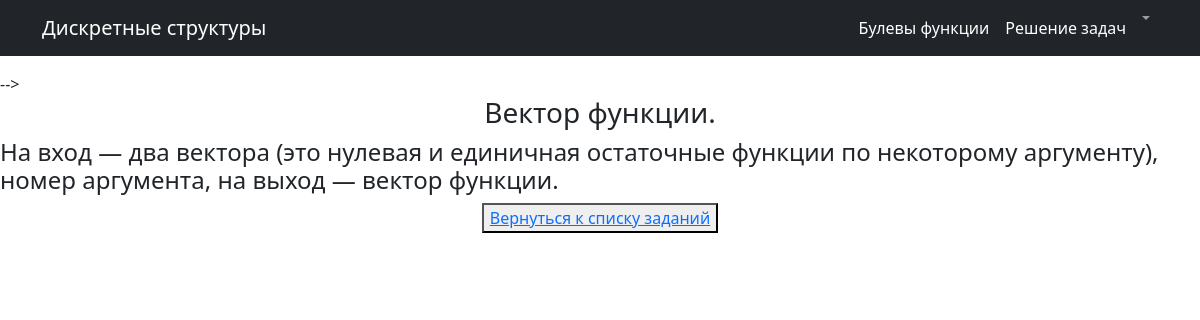
The page /tasks/3 (signed in) on the database its author committed.
### main/models.py (models this page shows, shortened)
class Task(models.Model):
    author = models.ForeignKey(Teacher,on_delete=models.CASCADE,default=1)
    title = models.CharField(max_length=255)
    description = models.TextField(unique=True,null = False,default="Образец")
    level = models.CharField(choices= Difficult_choices,default='Лёгкий',max_length=8)

### main/views.py (the view)
# urls.py: path('<int:pk>', TaskDetail.as_view(),name = 'task_detail')
class TaskDetail(LoginRequiredMixin,DetailView,):
    model = Task
    template_name = "task_detail.html"
    context_object_name = 'task'

### templates/task_detail.html (shortened to what this page needs)
<html lang="en">
<head>
</head>
{% block title %}
<center>
    <h3>
        {{task.title}}
    </h3>
</center>
{% endblock title %}
{% block content %}
<body>
<h4>{{task.description}}</h4>
<center>
    <button><a href = '/'>Вернуться к списку заданий</a></button>
</center>
</body>
</html>
{% endblock content %}

### rows shown on the page
Task: title "Вектор функции.", description "На вход — два вектора (это нулевая и единичная остаточные функции по некоторому аргументу), номер аргумента, на выход — вектор функции."
